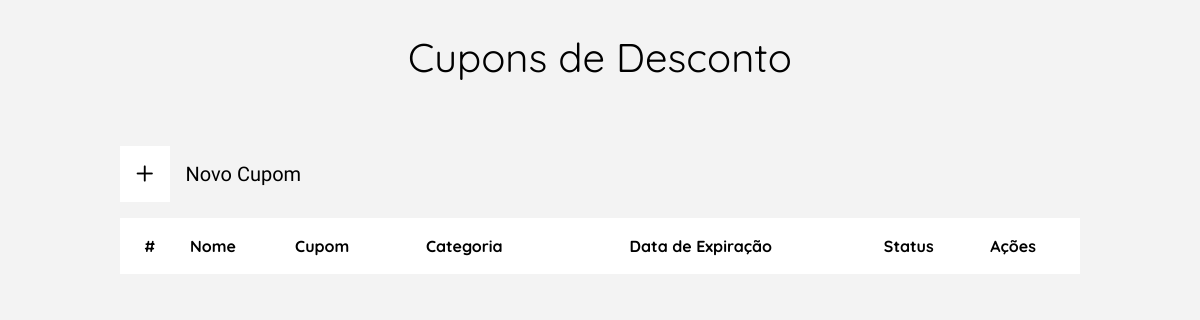
Page /view/listCupons.php on the earlier database version.
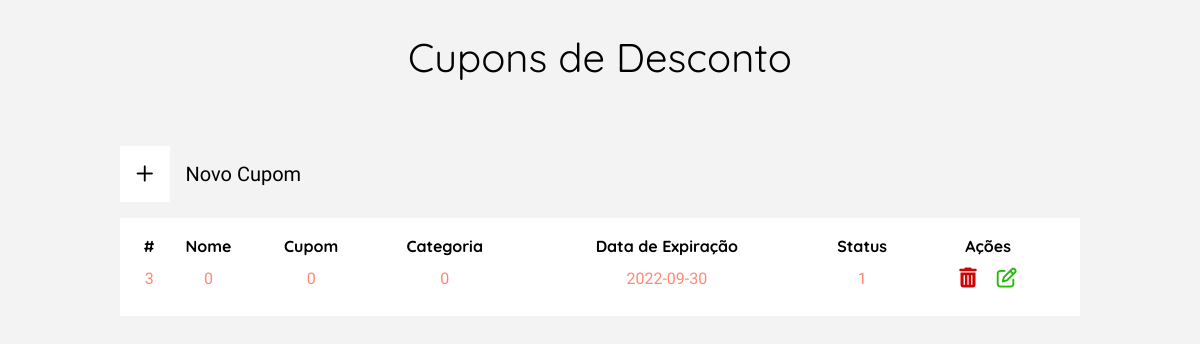
Same page on the later database version.
### tables this page shows
CREATE TABLE user_cupom(
	id_cupom INT NOT NULL,
	id_categoria INT NOT NULL,
	nome_cupom INT NOT NULL,
	codigo_cupom INT NOT NULL,
	data_expira_cupom DATE NOT NULL,
	desconto_cupom VARCHAR(4) NOT NULL,
	data_reg_cupom DATETIME DEFAULT CURRENT_TIMESTAMP NOT NULL COMMENT 'data e hora do registro',
	status INT(1) NOT NULL COMMENT '1 - ativo; 0 - inativo',

	FOREIGN KEY ( id_categoria ) REFERENCES user_categoria( id_categoria )
);

### model/conexao.class.php (called while the page is built, shortened)
<?php
class Conexao{
    public function __construct(){
        try{
            $this->pdo = new PDO("mysql:dbname=2ucase_bd2;host=localhost","root","");
        }catch(PDOException $e){
            echo "Erro com banco de dados: " . $e->getMessage() . "<br>";
            exit();
        }catch(Exception $e){
            echo "Erro generico: " . $e->getMessage() . "<br>";
            exit();
        }
    }
}
?>

### model/Manager.class.php (called while the page is built, shortened)
<?php
require_once 'Conexao.class.php';
class Manager extends Conexao {
	public function listClient($table, $columnName) {
        $cmd = $this->pdo->query("SELECT * FROM {$table} ORDER by {$columnName} DESC");
        $res = $cmd->fetchAll(PDO::FETCH_ASSOC);
        return $res;
	}
}

### view/listCupons.php (the view, shortened to what this page needs)
<?php
require_once "../model/Manager.class.php";
$manager = new Manager();
$resultListCupons = $manager->listClient('user_cupom', 'id_cupom');
?>
<!DOCTYPE html>
<html lang="pt-br">
<head>
    <?php require_once "../config/config.php"; ?>
    <link rel="stylesheet" href="../assets/css/cupons.css">
</head>
<body id="body-margin">
    <main class="container-produto">
        <h1>Cupons de Desconto</h1>
        <section class="container-tabela-filter">
            <section class="container-filters">
                <button id="btn-new-produto">
                    <div class="icon-container">
                        <i class="fa-regular fa-plus"></i>
                    </div>
                    Novo Cupom
                </button>
            </section>
            <section class="container-tabela">
                <table class="table-clientes">
                    <tr>
                        <th>#</th>
                        <th>Nome</th>
                        <th>Cupom</th>
                        <th>Categoria</th>
                        <th>Data de Expiração</th>
                        <th>Status</th>
                        <th>Ações</th>
                    </tr>
                    <?php
                    if (count($resultListCupons) > 0) :
                        for ($i = 0; $i < count($resultListCupons); $i++) :
                    ?>
                            <tr>
                                <td><?= $resultListCupons[$i]['id_cupom'] ?></td>
                                <td><?= $resultListCupons[$i]['nome_cupom'] ?></td>
                                <td><?= $resultListCupons[$i]['codigo_cupom'] ?></td>
                                <td><?= $resultListCupons[$i]['id_categoria'] ?></td>
                                <td><?= $resultListCupons[$i]['data_expira_cupom'] ?></td>
                                <td><?= $resultListCupons[$i]['status'] ?></td>
                                <td id="btn-actions">
                                    <button id="delete-prod">
                                        <i class="fa-solid fa-trash-can"></i>
                                    </button>
                                    <button id="edit-prod">
                                        <i class="fa-regular fa-pen-to-square"></i>
                                    </button>
                                </td>
                            </tr>
                    <?php
                        endfor;
                    endif;
                    ?>
                </table>
            </section>
        </section>
    </main>
</body>
</html>

### config/config.php (shortened to what this page needs)
<!DOCTYPE html>
<html lang="en">
<head>
    <link rel="stylesheet" href="../assets/css/reset.css">
</head>
</html>

### assets/css/cupons.css (style rules this page uses)
.container-produto { display: flex; flex-direction: column; align-items: center; justify-content: center; gap: 4rem; margin-top: 2rem; }
.container-tabela-filter { display: flex; flex-direction: column; align-items: center; width: 60rem; }
.container-filters { display: flex; justify-content: space-between; width: 100%; align-items: flex-end; }
#btn-new-produto { display: flex; align-items: center; gap: 1rem; background-color: transparent; border: none; cursor: pointer; }
#btn-new-produto .icon-container { background-color: #ffff; padding: 1rem; cursor: pointer; }
.container-tabela { width: 100%; background-color: #ffff; margin-top: 1rem; }
.container-tabela .table-clientes { width: 100%; padding: 1rem; }
.table-clientes tr td { text-align: center; }
#btn-actions button { padding: .5rem; background-color: transparent; border: none; }
#btn-actions #edit-prod i { color: #25b808; cursor: pointer; }
#btn-actions #delete-prod i { color: #ca0606; cursor: pointer; }

Differences in the rows shown:
added user_cupom: id_cupom "3", nome_cupom "0", codigo_cupom "0", id_categoria "0", data_expira_cupom "2022-09-30", status "1"
